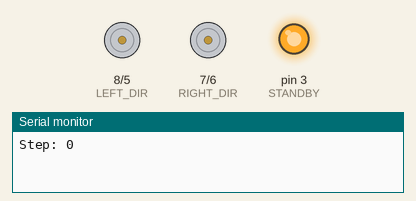
This sketch was run on a simulated Arduino Uno, built with avr-gcc and run on an emulated ATmega328P. Shown: direction and speed pins drawn as motors (green arrow = direction pin HIGH = forward, orange = LOW = backward, longer = more drive, stopped while the standby pin is LOW), output pins drawn as LEDs (lit = HIGH), the last lines printed to the serial monitor.

Above: at 0.1 s.
At 13.1 s:
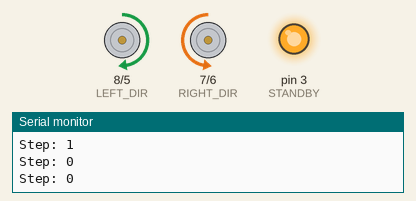
At 26.1 s:
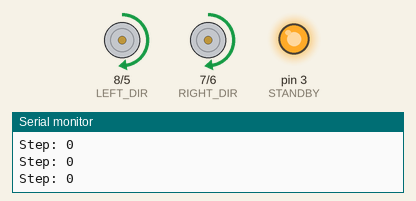
Timing chart, 0 to 31.5 s (numbered marks = the images above):
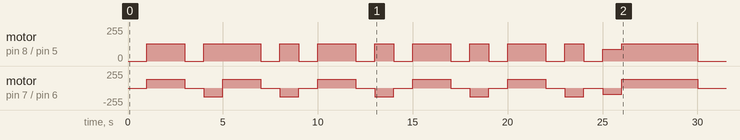

The sketch:

commands.ino
```cpp
#include <avr/wdt.h>
#include "MotorControl.h"
#include "MovementLogic.h"

MotorControl motorSystem;
MovementLogic movementManager;

void setup() {
    motorSystem.initialize();
    Serial.begin(9600);
    for(int step = 0; step < 1; step++) {
        movementManager.execute(FULL_STOP, 50);
        Serial.print("Step: "); Serial.println(step);
        delay(1000);
        if(step == 1 - 1) {
            movementManager.execute(FULL_STOP, 50);
        }
    }
    for(int step = 0; step < 2; step++) {
        movementManager.execute(MOVE_BACK, 128);
        Serial.print("Step: "); Serial.println(step);
        delay(1000);
        if(step == 2 - 1) {
            movementManager.execute(FULL_STOP, 128);
        }
    }
    for(int step = 0; step < 1; step++) {
        movementManager.execute(FULL_STOP, 50);
        Serial.print("Step: "); Serial.println(step);
        delay(1000);
        if(step == 1 - 1) {
            movementManager.execute(FULL_STOP, 50);
        }
    }
    for(int step = 0; step < 0.5; step++) {
        movementManager.execute(TURN_RIGHT, 90);
        Serial.print("Step: "); Serial.println(step);
        delay(1000);
        if(step == 0.5 - 1) {
            movementManager.execute(FULL_STOP, 90);
        }
    }
    for(int step = 0; step < 2; step++) {
        movementManager.execute(MOVE_BACK, 128);
        Serial.print("Step: "); Serial.println(step);
        delay(1000);
        if(step == 2 - 1) {
            movementManager.execute(FULL_STOP, 128);
        }
    }
    for(int step = 0; step < 1; step++) {
        movementManager.execute(FULL_STOP, 50);
        Serial.print("Step: "); Serial.println(step);
        delay(1000);
        if(step == 1 - 1) {
            movementManager.execute(FULL_STOP, 50);
        }
    }
    for(int step = 0; step < 0.5; step++) {
        movementManager.execute(TURN_RIGHT, 90);
        Serial.print("Step: "); Serial.println(step);
        delay(1000);
        if(step == 0.5 - 1) {
            movementManager.execute(FULL_STOP, 90);
        }
    }
    for(int step = 0; step < 1; step++) {
        movementManager.execute(FULL_STOP, 50);
        Serial.print("Step: "); Serial.println(step);
        delay(1000);
        if(step == 1 - 1) {
            movementManager.execute(FULL_STOP, 50);
        }
    }
    for(int step = 0; step < 2; step++) {
        movementManager.execute(MOVE_BACK, 128);
        Serial.print("Step: "); Serial.println(step);
        delay(1000);
        if(step == 2 - 1) {
            movementManager.execute(FULL_STOP, 128);
        }
    }
    for(int step = 0; step < 1; step++) {
        movementManager.execute(FULL_STOP, 50);
        Serial.print("Step: "); Serial.println(step);
        delay(1000);
        if(step == 1 - 1) {
            movementManager.execute(FULL_STOP, 50);
        }
    }
    for(int step = 0; step < 0.5; step++) {
        movementManager.execute(TURN_RIGHT, 90);
        Serial.print("Step: "); Serial.println(step);
        delay(1000);
        if(step == 0.5 - 1) {
            movementManager.execute(FULL_STOP, 90);
        }
    }
    for(int step = 0; step < 1; step++) {
        movementManager.execute(FULL_STOP, 50);
        Serial.print("Step: "); Serial.println(step);
        delay(1000);
        if(step == 1 - 1) {
            movementManager.execute(FULL_STOP, 50);
        }
    }
    for(int step = 0; step < 2; step++) {
        movementManager.execute(MOVE_BACK, 128);
        Serial.print("Step: "); Serial.println(step);
        delay(1000);
        if(step == 2 - 1) {
            movementManager.execute(FULL_STOP, 128);
        }
    }
    for(int step = 0; step < 1; step++) {
        movementManager.execute(FULL_STOP, 50);
        Serial.print("Step: "); Serial.println(step);
        delay(1000);
        if(step == 1 - 1) {
            movementManager.execute(FULL_STOP, 50);
        }
    }
    for(int step = 0; step < 0.5; step++) {
        movementManager.execute(TURN_RIGHT, 90);
        Serial.print("Step: "); Serial.println(step);
        delay(1000);
        if(step == 0.5 - 1) {
            movementManager.execute(FULL_STOP, 90);
        }
    }
    for(int step = 0; step < 1; step++) {
        movementManager.execute(FULL_STOP, 50);
        Serial.print("Step: "); Serial.println(step);
        delay(1000);
        if(step == 1 - 1) {
            movementManager.execute(FULL_STOP, 50);
        }
    }
    for(int step = 0; step < 2; step++) {
        movementManager.execute(MOVE_BACK, 128);
        Serial.print("Step: "); Serial.println(step);
        delay(1000);
        if(step == 2 - 1) {
            movementManager.execute(FULL_STOP, 128);
        }
    }
    for(int step = 0; step < 1; step++) {
        movementManager.execute(FULL_STOP, 50);
        Serial.print("Step: "); Serial.println(step);
        delay(1000);
        if(step == 1 - 1) {
            movementManager.execute(FULL_STOP, 50);
        }
    }
    for(int step = 0; step < 0.5; step++) {
        movementManager.execute(TURN_RIGHT, 90);
        Serial.print("Step: "); Serial.println(step);
        delay(1000);
        if(step == 0.5 - 1) {
            movementManager.execute(FULL_STOP, 90);
        }
    }
    for(int step = 0; step < 1; step++) {
        movementManager.execute(FULL_STOP, 50);
        Serial.print("Step: "); Serial.println(step);
        delay(1000);
        if(step == 1 - 1) {
            movementManager.execute(FULL_STOP, 50);
        }
    }
    for(int step = 0; step < 0.5; step++) {
        movementManager.execute(TURN_RIGHT, 90);
        Serial.print("Step: "); Serial.println(step);
        delay(1000);
        if(step == 0.5 - 1) {
            movementManager.execute(FULL_STOP, 90);
        }
    }
    for(int step = 0; step < 2; step++) {
        movementManager.execute(MOVE_BACK, 128);
        Serial.print("Step: "); Serial.println(step);
        delay(1000);
        if(step == 2 - 1) {
            movementManager.execute(FULL_STOP, 128);
        }
    }
    for(int step = 0; step < 2; step++) {
        movementManager.execute(MOVE_BACK, 128);
        Serial.print("Step: "); Serial.println(step);
        delay(1000);
        if(step == 2 - 1) {
            movementManager.execute(FULL_STOP, 128);
        }
    }
    for(int step = 0; step < 1; step++) {
        movementManager.execute(FULL_STOP, 50);
        Serial.print("Step: "); Serial.println(step);
        delay(1000);
        if(step == 1 - 1) {
            movementManager.execute(FULL_STOP, 50);
        }
    }
}

void loop() {
    // Main control loop
}
```

MotorControl.cpp
```cpp
#include "MotorControl.h"

void MotorControl::initialize() {
    pinMode(LEFT_PWM, OUTPUT);
    pinMode(RIGHT_PWM, OUTPUT);
    pinMode(LEFT_DIR, OUTPUT);
    pinMode(RIGHT_DIR, OUTPUT);
    pinMode(STANDBY, OUTPUT);
    digitalWrite(STANDBY, LOW); // Start in standby mode
}

void MotorControl::control(bool leftDir, uint8_t leftSpeed, bool rightDir, uint8_t rightSpeed, bool enable) {
    if (!enable) {
        digitalWrite(STANDBY, LOW);
        return;
    }

    digitalWrite(STANDBY, HIGH); // Activate system

    // Control left motor
    digitalWrite(LEFT_DIR, leftDir ? HIGH : LOW);
    analogWrite(LEFT_PWM, constrain(leftSpeed, 0, MAX_SPEED));

    // Control right motor
    digitalWrite(RIGHT_DIR, rightDir ? HIGH : LOW);
    analogWrite(RIGHT_PWM, constrain(rightSpeed, 0, MAX_SPEED));
}
```

MotorControl.h
```cpp
#ifndef MOTOR_CONTROL_H
#define MOTOR_CONTROL_H

#include <Arduino.h>

class MotorControl {
public:
    void initialize();  // Inicializa los pines del motor
    void control(bool leftDir, uint8_t leftSpeed, bool rightDir, uint8_t rightSpeed, bool enable);  // Controla los motores

private:
    // Definición de pines
    const uint8_t LEFT_PWM = 5;    // Pin PWM para el motor izquierdo
    const uint8_t RIGHT_PWM = 6;   // Pin PWM para el motor derecho
    const uint8_t LEFT_DIR = 8;    // Pin de dirección para el motor izquierdo
    const uint8_t RIGHT_DIR = 7;   // Pin de dirección para el motor derecho
    const uint8_t STANDBY = 3;     // Pin de standby (activación/desactivación)

public:
    static const uint8_t MAX_SPEED = 255;  // Velocidad máxima (0-255)
    enum Direction { FORWARD, BACKWARD, STOP };  // Direcciones posibles
};

#endif
```

MovementLogic.cpp
```cpp
#include "MovementLogic.h"
#include "MotorControl.h"

extern MotorControl motorSystem;

void MovementLogic::execute(Movement command, uint8_t speed) {
    switch (command) {
        case MOVE_FORWARD:
            motorSystem.control(MotorControl::FORWARD, speed, MotorControl::FORWARD, speed, true);
            break;
        case MOVE_BACK:
            motorSystem.control(MotorControl::BACKWARD, speed, MotorControl::BACKWARD, speed, true);
            break;
        case TURN_LEFT:
            motorSystem.control(MotorControl::FORWARD, speed, MotorControl::BACKWARD, speed, true);
            break;
        case TURN_RIGHT:
            motorSystem.control(MotorControl::BACKWARD, speed, MotorControl::FORWARD, speed, true);
            break;
        case FULL_STOP:
            motorSystem.control(MotorControl::STOP, 0, MotorControl::STOP, 0, true);
            break;
        default:
            // Comando no reconocido
            break;
    }
}
```

MovementLogic.h
```cpp
#ifndef MOVEMENT_LOGIC_H
#define MOVEMENT_LOGIC_H

#include "MotorControl.h"

// Definición de comandos de movimiento
enum Movement {
    MOVE_FORWARD,   // Avanzar
    MOVE_BACK,      // Retroceder
    TURN_LEFT,      // Girar a la izquierda
    TURN_RIGHT,     // Girar a la derecha
    FULL_STOP       // Detenerse
};

// Clase para gestionar la lógica de movimiento
class MovementLogic {
public:
    void execute(Movement command, uint8_t speed);  // Ejecuta un comando de movimiento
};

#endif
```
